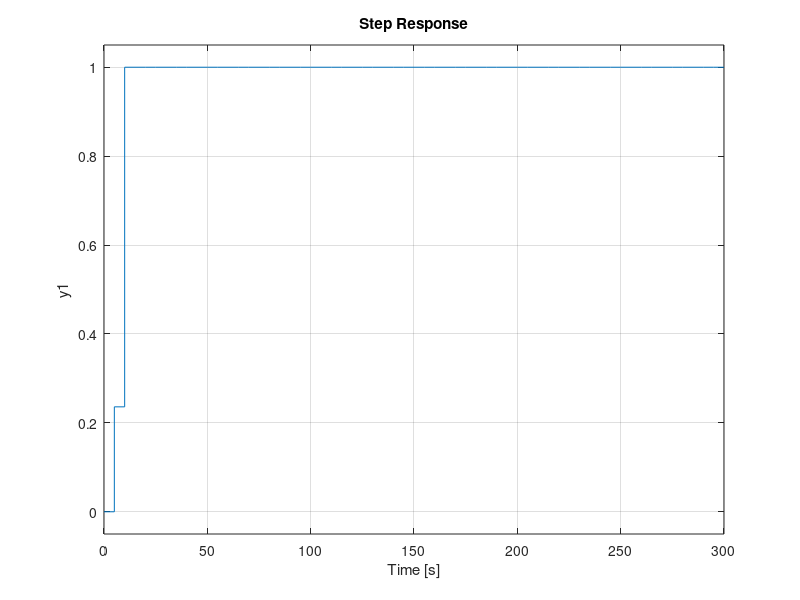

Source code (MATLAB):
H = tf(-4.875e-6,[1 0.1173 0.002308 0]);
Hz = c2d(H,5,'zoh');
zeros = zero(Hz);
%% find deadbeat controller
f1 = -1/(zeros(1)-1);
f2 = -f1 * zeros(1);
F = tf([f1 f2],[1 0 0],5);
Cz = F/((1-F)*Hz);
Cz = minreal(Cz);
step(feedback(Hz*Cz,1))
